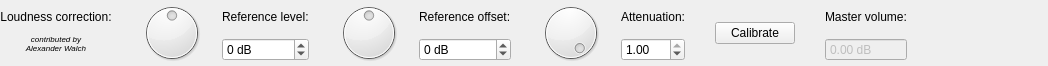
<?xml version="1.0" encoding="UTF-8"?>
<ui version="4.0">
 <class>LoudnessCorrectionFilterGUI</class>
 <widget class="QWidget" name="LoudnessCorrectionFilterGUI">
  <property name="geometry">
   <rect>
    <x>0</x>
    <y>0</y>
    <width>1048</width>
    <height>66</height>
   </rect>
  </property>
  <property name="windowTitle">
   <string notr="true"/>
  </property>
  <layout class="QGridLayout" name="gridLayout" columnstretch="0,0,0,0,0,0,0,0,0,0,0,0,0,0,0">
   <property name="leftMargin">
    <number>0</number>
   </property>
   <property name="topMargin">
    <number>0</number>
   </property>
   <property name="rightMargin">
    <number>0</number>
   </property>
   <property name="bottomMargin">
    <number>0</number>
   </property>
   <property name="spacing">
    <number>0</number>
   </property>
   <item row="1" column="13">
    <widget class="QDoubleSpinBox" name="volumeSpinBox">
     <property name="enabled">
      <bool>false</bool>
     </property>
     <property name="buttonSymbols">
      <enum>QAbstractSpinBox::NoButtons</enum>
     </property>
     <property name="suffix">
      <string notr="true"> dB</string>
     </property>
     <property name="minimum">
      <double>-99.989999999999995</double>
     </property>
    </widget>
   </item>
   <item row="0" column="7">
    <spacer name="horizontalSpacer_3">
     <property name="orientation">
      <enum>Qt::Horizontal</enum>
     </property>
     <property name="sizeType">
      <enum>QSizePolicy::Fixed</enum>
     </property>
     <property name="sizeHint" stdset="0">
      <size>
       <width>10</width>
       <height>20</height>
      </size>
     </property>
    </spacer>
   </item>
   <item row="0" column="3">
    <widget class="QLabel" name="refLevelLabel">
     <property name="sizePolicy">
      <sizepolicy hsizetype="Preferred" vsizetype="Fixed">
       <horstretch>0</horstretch>
       <verstretch>0</verstretch>
      </sizepolicy>
     </property>
     <property name="text">
      <string>Reference level:</string>
     </property>
    </widget>
   </item>
   <item row="0" column="14">
    <spacer name="horizontalSpacer_4">
     <property name="orientation">
      <enum>Qt::Horizontal</enum>
     </property>
     <property name="sizeHint" stdset="0">
      <size>
       <width>0</width>
       <height>20</height>
      </size>
     </property>
    </spacer>
   </item>
   <item row="0" column="13">
    <widget class="QLabel" name="volumeLabel">
     <property name="text">
      <string>Master volume:</string>
     </property>
    </widget>
   </item>
   <item row="1" column="0">
    <widget class="QLabel" name="label_2">
     <property name="font">
      <font>
       <pointsize>6</pointsize>
       <italic>true</italic>
      </font>
     </property>
     <property name="text">
      <string>contributed by
Alexander Walch</string>
     </property>
     <property name="alignment">
      <set>Qt::AlignHCenter|Qt::AlignTop</set>
     </property>
    </widget>
   </item>
   <item row="0" column="10">
    <spacer name="horizontalSpacer_5">
     <property name="orientation">
      <enum>Qt::Horizontal</enum>
     </property>
     <property name="sizeType">
      <enum>QSizePolicy::Fixed</enum>
     </property>
     <property name="sizeHint" stdset="0">
      <size>
       <width>30</width>
       <height>20</height>
      </size>
     </property>
    </spacer>
   </item>
   <item row="0" column="5" rowspan="2">
    <widget class="QDial" name="refOffsetDial">
     <property name="minimumSize">
      <size>
       <width>0</width>
       <height>66</height>
      </size>
     </property>
     <property name="maximumSize">
      <size>
       <width>16777215</width>
       <height>66</height>
      </size>
     </property>
     <property name="minimum">
      <number>-99</number>
     </property>
    </widget>
   </item>
   <item row="0" column="9">
    <widget class="QLabel" name="attLabel">
     <property name="sizePolicy">
      <sizepolicy hsizetype="Preferred" vsizetype="Fixed">
       <horstretch>0</horstretch>
       <verstretch>0</verstretch>
      </sizepolicy>
     </property>
     <property name="text">
      <string>Attenuation:</string>
     </property>
    </widget>
   </item>
   <item row="0" column="4">
    <spacer name="horizontalSpacer_2">
     <property name="orientation">
      <enum>Qt::Horizontal</enum>
     </property>
     <property name="sizeType">
      <enum>QSizePolicy::Fixed</enum>
     </property>
     <property name="sizeHint" stdset="0">
      <size>
       <width>10</width>
       <height>20</height>
      </size>
     </property>
    </spacer>
   </item>
   <item row="1" column="3">
    <widget class="QSpinBox" name="refLevelSpinBox">
     <property name="suffix">
      <string notr="true"> dB</string>
     </property>
     <property name="minimum">
      <number>-999</number>
     </property>
     <property name="maximum">
      <number>999</number>
     </property>
    </widget>
   </item>
   <item row="0" column="8" rowspan="2">
    <widget class="QDial" name="attDial">
     <property name="minimumSize">
      <size>
       <width>0</width>
       <height>66</height>
      </size>
     </property>
     <property name="maximumSize">
      <size>
       <width>16777215</width>
       <height>66</height>
      </size>
     </property>
     <property name="minimum">
      <number>0</number>
     </property>
     <property name="maximum">
      <number>100</number>
     </property>
     <property name="value">
      <number>100</number>
     </property>
    </widget>
   </item>
   <item row="1" column="9">
    <widget class="QDoubleSpinBox" name="attSpinBox">
     <property name="maximum">
      <double>1.000000000000000</double>
     </property>
     <property name="singleStep">
      <double>0.010000000000000</double>
     </property>
     <property name="value">
      <double>1.000000000000000</double>
     </property>
    </widget>
   </item>
   <item row="1" column="6">
    <widget class="QSpinBox" name="refOffsetSpinBox">
     <property name="suffix">
      <string notr="true"> dB</string>
     </property>
     <property name="minimum">
      <number>-999</number>
     </property>
     <property name="maximum">
      <number>999</number>
     </property>
    </widget>
   </item>
   <item row="0" column="6">
    <widget class="QLabel" name="refOffsetLabel">
     <property name="sizePolicy">
      <sizepolicy hsizetype="Preferred" vsizetype="Fixed">
       <horstretch>0</horstretch>
       <verstretch>0</verstretch>
      </sizepolicy>
     </property>
     <property name="text">
      <string>Reference offset:</string>
     </property>
    </widget>
   </item>
   <item row="0" column="1">
    <spacer name="horizontalSpacer">
     <property name="orientation">
      <enum>Qt::Horizontal</enum>
     </property>
     <property name="sizeType">
      <enum>QSizePolicy::Fixed</enum>
     </property>
     <property name="sizeHint" stdset="0">
      <size>
       <width>10</width>
       <height>20</height>
      </size>
     </property>
    </spacer>
   </item>
   <item row="0" column="2" rowspan="2">
    <widget class="QDial" name="refLevelDial">
     <property name="minimumSize">
      <size>
       <width>0</width>
       <height>66</height>
      </size>
     </property>
     <property name="maximumSize">
      <size>
       <width>16777215</width>
       <height>66</height>
      </size>
     </property>
     <property name="minimum">
      <number>-99</number>
     </property>
    </widget>
   </item>
   <item row="0" column="0">
    <widget class="QLabel" name="label">
     <property name="sizePolicy">
      <sizepolicy hsizetype="Preferred" vsizetype="Fixed">
       <horstretch>0</horstretch>
       <verstretch>0</verstretch>
      </sizepolicy>
     </property>
     <property name="text">
      <string>Loudness correction:</string>
     </property>
     <property name="alignment">
      <set>Qt::AlignCenter</set>
     </property>
    </widget>
   </item>
   <item row="0" column="11" rowspan="2">
    <widget class="QPushButton" name="calibrateButton">
     <property name="text">
      <string>Calibrate</string>
     </property>
    </widget>
   </item>
   <item row="0" column="12">
    <spacer name="horizontalSpacer_6">
     <property name="orientation">
      <enum>Qt::Horizontal</enum>
     </property>
     <property name="sizeType">
      <enum>QSizePolicy::Fixed</enum>
     </property>
     <property name="sizeHint" stdset="0">
      <size>
       <width>30</width>
       <height>20</height>
      </size>
     </property>
    </spacer>
   </item>
  </layout>
 </widget>
 <resources/>
 <connections>
  <connection>
   <sender>refLevelDial</sender>
   <signal>valueChanged(int)</signal>
   <receiver>refLevelSpinBox</receiver>
   <slot>setValue(int)</slot>
   <hints>
    <hint type="sourcelabel">
     <x>189</x>
     <y>43</y>
    </hint>
    <hint type="destinationlabel">
     <x>278</x>
     <y>64</y>
    </hint>
   </hints>
  </connection>
  <connection>
   <sender>refLevelSpinBox</sender>
   <signal>valueChanged(int)</signal>
   <receiver>refLevelDial</receiver>
   <slot>setValue(int)</slot>
   <hints>
    <hint type="sourcelabel">
     <x>278</x>
     <y>64</y>
    </hint>
    <hint type="destinationlabel">
     <x>189</x>
     <y>43</y>
    </hint>
   </hints>
  </connection>
  <connection>
   <sender>refOffsetDial</sender>
   <signal>valueChanged(int)</signal>
   <receiver>refOffsetSpinBox</receiver>
   <slot>setValue(int)</slot>
   <hints>
    <hint type="sourcelabel">
     <x>384</x>
     <y>43</y>
    </hint>
    <hint type="destinationlabel">
     <x>476</x>
     <y>64</y>
    </hint>
   </hints>
  </connection>
  <connection>
   <sender>refOffsetSpinBox</sender>
   <signal>valueChanged(int)</signal>
   <receiver>refOffsetDial</receiver>
   <slot>setValue(int)</slot>
   <hints>
    <hint type="sourcelabel">
     <x>476</x>
     <y>64</y>
    </hint>
    <hint type="destinationlabel">
     <x>384</x>
     <y>43</y>
    </hint>
   </hints>
  </connection>
 </connections>
 <slots>
  <signal>updateModel()</signal>
 </slots>
</ui>
